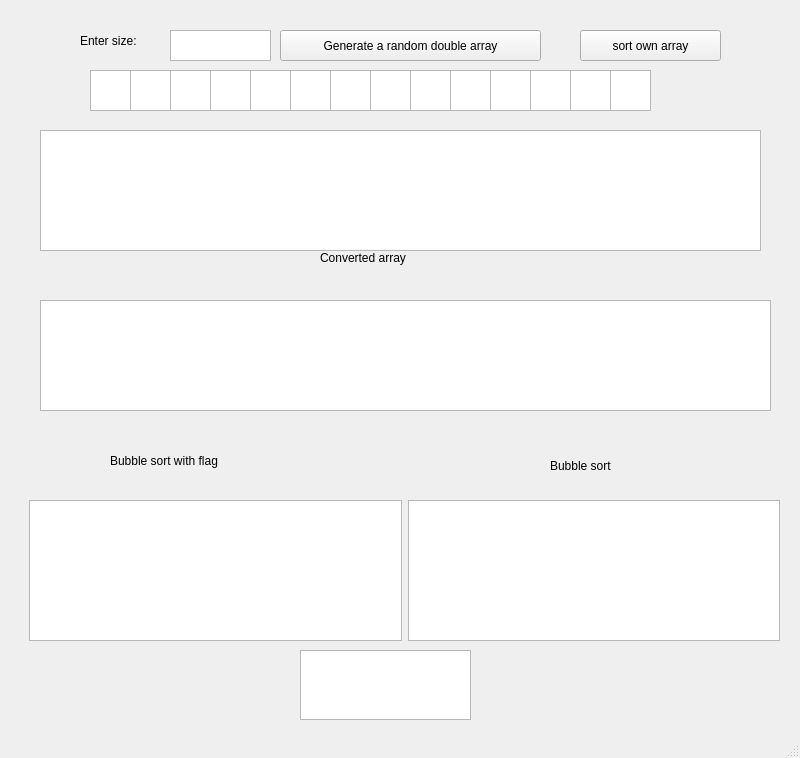
<?xml version="1.0" encoding="UTF-8"?>
<ui version="4.0">
 <class>MainWindow</class>
 <widget class="QMainWindow" name="MainWindow">
  <property name="enabled">
   <bool>true</bool>
  </property>
  <property name="geometry">
   <rect>
    <x>0</x>
    <y>0</y>
    <width>800</width>
    <height>758</height>
   </rect>
  </property>
  <property name="font">
   <font>
    <kerning>true</kerning>
   </font>
  </property>
  <property name="windowTitle">
   <string>MainWindow</string>
  </property>
  <property name="styleSheet">
   <string notr="true"/>
  </property>
  <widget class="QWidget" name="centralwidget">
   <widget class="QPushButton" name="pushButton">
    <property name="geometry">
     <rect>
      <x>280</x>
      <y>30</y>
      <width>261</width>
      <height>31</height>
     </rect>
    </property>
    <property name="styleSheet">
     <string notr="true"/>
    </property>
    <property name="text">
     <string>Generate a random double array</string>
    </property>
   </widget>
   <widget class="QPlainTextEdit" name="plainTextEdit">
    <property name="geometry">
     <rect>
      <x>40</x>
      <y>130</y>
      <width>721</width>
      <height>121</height>
     </rect>
    </property>
   </widget>
   <widget class="QTextEdit" name="size">
    <property name="geometry">
     <rect>
      <x>170</x>
      <y>30</y>
      <width>101</width>
      <height>31</height>
     </rect>
    </property>
   </widget>
   <widget class="QLabel" name="label">
    <property name="geometry">
     <rect>
      <x>80</x>
      <y>30</y>
      <width>81</width>
      <height>21</height>
     </rect>
    </property>
    <property name="text">
     <string>Enter size:</string>
    </property>
   </widget>
   <widget class="QPlainTextEdit" name="plainTextEdit_2">
    <property name="geometry">
     <rect>
      <x>40</x>
      <y>300</y>
      <width>731</width>
      <height>111</height>
     </rect>
    </property>
   </widget>
   <widget class="QLabel" name="label_2">
    <property name="geometry">
     <rect>
      <x>320</x>
      <y>250</y>
      <width>201</width>
      <height>16</height>
     </rect>
    </property>
    <property name="text">
     <string>Converted array</string>
    </property>
   </widget>
   <widget class="QLabel" name="label_3">
    <property name="geometry">
     <rect>
      <x>110</x>
      <y>440</y>
      <width>191</width>
      <height>41</height>
     </rect>
    </property>
    <property name="text">
     <string>Bubble sort with flag</string>
    </property>
   </widget>
   <widget class="QLabel" name="label_4">
    <property name="geometry">
     <rect>
      <x>550</x>
      <y>440</y>
      <width>161</width>
      <height>51</height>
     </rect>
    </property>
    <property name="text">
     <string>Bubble sort</string>
    </property>
   </widget>
   <widget class="QWidget" name="horizontalLayoutWidget">
    <property name="geometry">
     <rect>
      <x>29</x>
      <y>500</y>
      <width>751</width>
      <height>141</height>
     </rect>
    </property>
    <layout class="QHBoxLayout" name="horizontalLayout">
     <item>
      <widget class="QPlainTextEdit" name="plainTextEdit_5"/>
     </item>
     <item>
      <widget class="QPlainTextEdit" name="plainTextEdit_3"/>
     </item>
    </layout>
   </widget>
   <widget class="QPushButton" name="pushButton_2">
    <property name="geometry">
     <rect>
      <x>580</x>
      <y>30</y>
      <width>141</width>
      <height>31</height>
     </rect>
    </property>
    <property name="text">
     <string>sort own array</string>
    </property>
   </widget>
   <widget class="QTextEdit" name="textEdit">
    <property name="geometry">
     <rect>
      <x>90</x>
      <y>70</y>
      <width>41</width>
      <height>41</height>
     </rect>
    </property>
   </widget>
   <widget class="QTextEdit" name="textEdit_2">
    <property name="geometry">
     <rect>
      <x>130</x>
      <y>70</y>
      <width>41</width>
      <height>41</height>
     </rect>
    </property>
   </widget>
   <widget class="QTextEdit" name="textEdit_3">
    <property name="geometry">
     <rect>
      <x>170</x>
      <y>70</y>
      <width>41</width>
      <height>41</height>
     </rect>
    </property>
   </widget>
   <widget class="QTextEdit" name="textEdit_4">
    <property name="geometry">
     <rect>
      <x>210</x>
      <y>70</y>
      <width>41</width>
      <height>41</height>
     </rect>
    </property>
   </widget>
   <widget class="QTextEdit" name="textEdit_5">
    <property name="geometry">
     <rect>
      <x>250</x>
      <y>70</y>
      <width>41</width>
      <height>41</height>
     </rect>
    </property>
   </widget>
   <widget class="QTextEdit" name="textEdit_6">
    <property name="geometry">
     <rect>
      <x>290</x>
      <y>70</y>
      <width>41</width>
      <height>41</height>
     </rect>
    </property>
   </widget>
   <widget class="QTextEdit" name="textEdit_7">
    <property name="geometry">
     <rect>
      <x>330</x>
      <y>70</y>
      <width>41</width>
      <height>41</height>
     </rect>
    </property>
   </widget>
   <widget class="QTextEdit" name="textEdit_8">
    <property name="geometry">
     <rect>
      <x>370</x>
      <y>70</y>
      <width>41</width>
      <height>41</height>
     </rect>
    </property>
   </widget>
   <widget class="QTextEdit" name="textEdit_9">
    <property name="geometry">
     <rect>
      <x>410</x>
      <y>70</y>
      <width>41</width>
      <height>41</height>
     </rect>
    </property>
   </widget>
   <widget class="QTextEdit" name="textEdit_10">
    <property name="geometry">
     <rect>
      <x>450</x>
      <y>70</y>
      <width>41</width>
      <height>41</height>
     </rect>
    </property>
   </widget>
   <widget class="QTextEdit" name="textEdit_11">
    <property name="geometry">
     <rect>
      <x>490</x>
      <y>70</y>
      <width>41</width>
      <height>41</height>
     </rect>
    </property>
   </widget>
   <widget class="QTextEdit" name="textEdit_12">
    <property name="geometry">
     <rect>
      <x>530</x>
      <y>70</y>
      <width>41</width>
      <height>41</height>
     </rect>
    </property>
   </widget>
   <widget class="QTextEdit" name="textEdit_13">
    <property name="geometry">
     <rect>
      <x>570</x>
      <y>70</y>
      <width>41</width>
      <height>41</height>
     </rect>
    </property>
   </widget>
   <widget class="QTextEdit" name="textEdit_14">
    <property name="geometry">
     <rect>
      <x>610</x>
      <y>70</y>
      <width>41</width>
      <height>41</height>
     </rect>
    </property>
   </widget>
   <widget class="QPlainTextEdit" name="plainTextEdit_4">
    <property name="geometry">
     <rect>
      <x>300</x>
      <y>650</y>
      <width>171</width>
      <height>70</height>
     </rect>
    </property>
   </widget>
  </widget>
  <widget class="QMenuBar" name="menubar">
   <property name="geometry">
    <rect>
     <x>0</x>
     <y>0</y>
     <width>800</width>
     <height>22</height>
    </rect>
   </property>
  </widget>
  <widget class="QStatusBar" name="statusbar"/>
 </widget>
 <resources/>
 <connections/>
</ui>
